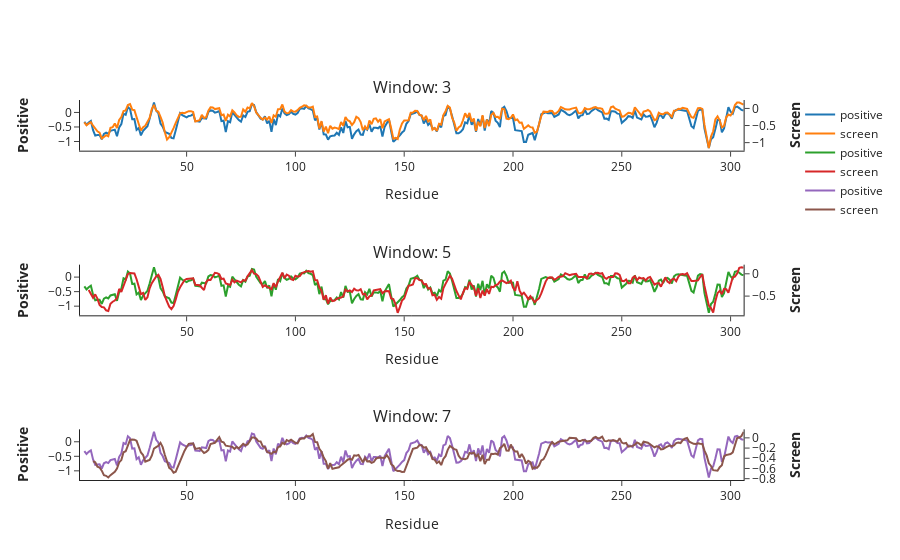

The cell this chart's notebook holds for it:
### Code cell
fig = make_subplots(specs=[[{"secondary_y": True}],
                          [{"secondary_y": True}],
                          [{"secondary_y": True}]],
        rows=3, cols=1, vertical_spacing=0.3, 
        subplot_titles=("Window: 3", "Window: 5", "Window: 7"))

for ind, x in enumerate([3,5, 7]):
# Add traces
    fig.add_trace(
        go.Scatter(x=rsa['site'], 
                   y=all_residues.loc[positive].mean().rolling(3).mean(), 
                   name="positive",
                   mode='lines'),
        secondary_y=False, row = ind+1, col = 1
    )

    fig.add_trace(
        go.Scatter(x=rsa['site'], 
                   y=rsa['Protease activity'].rolling(x).mean(), 
                   name="screen",
                   mode='lines'),
        secondary_y=True,  row = ind+1, col = 1
    )

    # Add figure title

    # Set x-axis title
    fig.update_xaxes(title_text="Residue")
    fig.update_layout(dict(
    template="simple_white",
        xaxis=dict(ticks="outside", showline=True),
        yaxis=dict(ticks="outside", showline=True)))
    # Set y-axes titles
    fig.update_yaxes(title_text="<b>Positive</b>", secondary_y=False)
    fig.update_yaxes(title_text="<b>Screen</b>", secondary_y=True)
    fig.update_layout({
            'plot_bgcolor': 'rgba(255,255,255, 0.7)',
            'paper_bgcolor': 'rgba(0, 0, 0, 0)',
            })

fig.show()
# offline.plot(fig, filename = fig_folder+'rolling_average_positive_screen.html')
# fig.write_image(fig_folder+"rolling_average_positive_screen.pdf")

### Figure 1 — Plotly figure (JSON) as saved in the notebook; plotly's stock layout.template omitted (floating-point values rounded to 4 significant figures; data arrays with more than 128 entries replaced by an {"elided": "..."} marker saying what was removed)
{"data": [{"mode": "lines", "name": "positive", "type": "scatter", "x": {"elided": "306 int values"}, "xaxis": "x", "y": {"elided": "306 float values"}, "yaxis": "y"}, {"mode": "lines", "name": "screen", "type": "scatter", "x": {"elided": "306 int values"}, "xaxis": "x", "y": {"elided": "306 float values"}, "yaxis": "y2"}, {"mode": "lines", "name": "positive", "type": "scatter", "x": {"elided": "306 int values"}, "xaxis": "x2", "y": {"elided": "306 float values"}, "yaxis": "y3"}, {"mode": "lines", "name": "screen", "type": "scatter", "x": {"elided": "306 int values"}, "xaxis": "x2", "y": {"elided": "306 float values"}, "yaxis": "y4"}, {"mode": "lines", "name": "positive", "type": "scatter", "x": {"elided": "306 int values"}, "xaxis": "x3", "y": {"elided": "306 float values"}, "yaxis": "y5"}, {"mode": "lines", "name": "screen", "type": "scatter", "x": {"elided": "306 int values"}, "xaxis": "x3", "y": {"elided": "306 float values"}, "yaxis": "y6"}], "layout": {"annotations": [{"font": {"size": 16}, "showarrow": false, "text": "Window: 3", "x": 0.47, "xanchor": "center", "xref": "paper", "y": 1, "yanchor": "bottom", "yref": "paper"}, {"font": {"size": 16}, "showarrow": false, "text": "Window: 5", "x": 0.47, "xanchor": "center", "xref": "paper", "y": 0.5667, "yanchor": "bottom", "yref": "paper"}, {"font": {"size": 16}, "showarrow": false, "text": "Window: 7", "x": 0.47, "xanchor": "center", "xref": "paper", "y": 0.1333, "yanchor": "bottom", "yref": "paper"}], "paper_bgcolor": "rgba(0, 0, 0, 0)", "plot_bgcolor": "rgba(255,255,255, 0.7)", "xaxis": {"anchor": "y", "domain": [0, 0.94], "showline": true, "ticks": "outside", "title": {"text": "Residue"}}, "xaxis2": {"anchor": "y3", "domain": [0, 0.94], "title": {"text": "Residue"}}, "xaxis3": {"anchor": "y5", "domain": [0, 0.94], "title": {"text": "Residue"}}, "yaxis": {"anchor": "x", "domain": [0.8667, 1], "showline": true, "ticks": "outside", "title": {"text": "<b>Positive</b>"}}, "yaxis2": {"anchor": "x", "overlaying": "y", "side": "right", "title": {"text": "<b>Screen</b>"}}, "yaxis3": {"anchor": "x2", "domain": [0.4333, 0.5667], "title": {"text": "<b>Positive</b>"}}, "yaxis4": {"anchor": "x2", "overlaying": "y3", "side": "right", "title": {"text": "<b>Screen</b>"}}, "yaxis5": {"anchor": "x3", "domain": [0, 0.1333], "title": {"text": "<b>Positive</b>"}}, "yaxis6": {"anchor": "x3", "overlaying": "y5", "side": "right", "title": {"text": "<b>Screen</b>"}}}}
